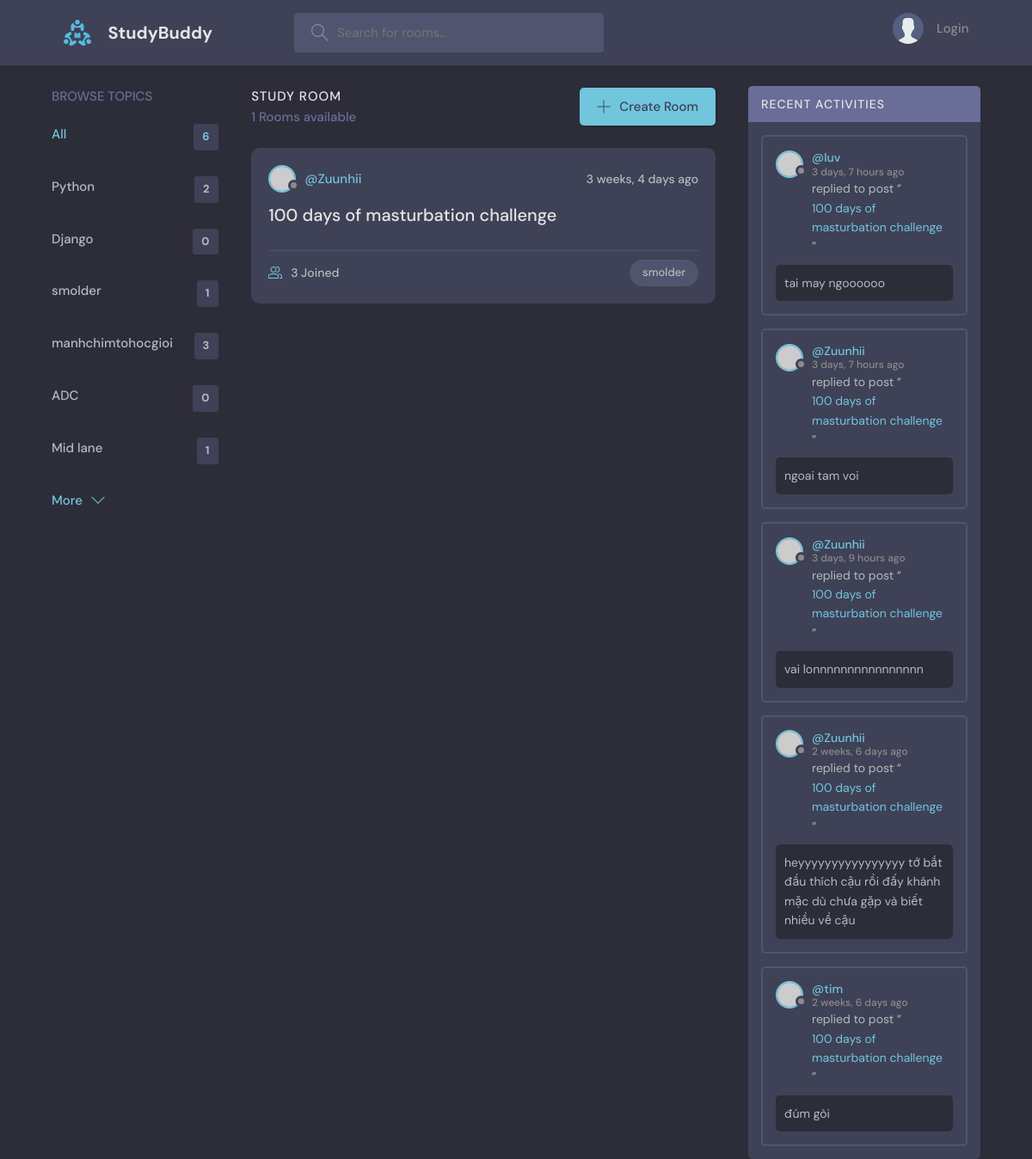
Page /?q=smolder on the committed database.
### base/models.py (models this page shows, shortened)
class Topic(models.Model):
    name =models.CharField(max_length=200)

class Room(models.Model):
    host = models.ForeignKey(User, on_delete=models.SET_NULL,null=True)
    topic = models.ForeignKey(Topic, on_delete=models.SET_NULL,null=True)
    name = models.CharField(max_length=200)
    description = models.TextField(null=True,blank = True)
    participants = models.ManyToManyField(User, related_name='paticipants',blank=True)
    updated = models.DateTimeField(auto_now=True)
    created = models.DateTimeField(auto_now_add=True)
    class Meta:
        ordering = ['-updated','-created']
    def __str__(self):
        return self.name

class Message(models.Model):
    user = models.ForeignKey(User, on_delete=models.CASCADE)
    room = models.ForeignKey(Room, on_delete=models.CASCADE)
    body = models.TextField()
    updated = models.DateTimeField(auto_now=True)
    created = models.DateTimeField(auto_now_add=True)
    class Meta:
        ordering = ['-updated','-created']

### base/views.py (the view)
# urls.py: path('',views.home,name="home"),
def home(request):
    q = request.GET.get('q') if request.GET.get('q') != None else ''
    rooms = Room.objects.filter(Q(topic__name__icontains=q) |
                                Q(name__icontains=q) |
                                Q(description__icontains=q))
    topics = Topic.objects.all()
    room_count = rooms.count()
    room_messages = Message.objects.filter(Q(room__topic__name__icontains=q))
    context ={'rooms':rooms, 'room_count':room_count, 'room_messages' :  room_messages, 'topics': topics }
    return render(request,'base/Home.html',context)

### base/templates/base/home.html (shortened to what this page needs)
{% extends 'main.html' %}
{% block content %}
    <main class="layout layout--3">
      <div class="container">
         {% include 'base/topics_component.html' %}
        <div class="roomList">
          <div class="roomList__header">
            <div>
              <h2>Study Room</h2>
              <p>{{room_count}} Rooms available</p>
            </div>
            <a class="btn btn--main" href="{% url 'create-room' %}">
              <svg version="1.1" xmlns="http://www.w3.org/2000/svg" width="32" height="32" viewBox="0 0 32 32">
                <title>add</title>
                <path
                  d="M16.943 0.943h-1.885v14.115h-14.115v1.885h14.115v14.115h1.885v-14.115h14.115v-1.885h-14.115v-14.115z"
                ></path>
              </svg>
              Create Room
            </a>
          </div>
          {% include 'base/feed_component.html' %}
        </div>
        {% include 'base/activity_component.html' %}
      </div>
    </main>
{% endblock %}

### base/templates/base/topics_component.html
<div class="topics">
          <div class="topics__header">
            <h2>Browse Topics</h2>
          </div>
          <ul class="topics__list">
            <li>
              <a href="{% url 'home' %}" class="active">All <span>{{topics.count}}</span></a>
            </li>
              {%for topic in topics %}
            <li>
              <a href="{% url 'home' %}?q={{topic.name}}">{{topic.name}}<span>{{topic.room_set.all.count}}</span></a>
            </li>
              {% endfor %}
          </ul>
          <a class="btn btn--link" href="topics.html">
            More
            <svg version="1.1" xmlns="http://www.w3.org/2000/svg" width="32" height="32" viewBox="0 0 32 32">
              <title>chevron-down</title>
              <path d="M16 21l-13-13h-3l16 16 16-16h-3l-13 13z"></path>
            </svg>
          </a>
        </div>

### base/templates/base/feed_component.html (shortened to what this page needs)
{% for room in rooms %}
<div class="roomListRoom">
            <div class="roomListRoom__header">
              <a href="{% url 'user-profile' room.host.id %}" class="roomListRoom__author">
                <div class="avatar avatar--small">
                  <img src="https://randomuser.me/api/portraits/women/11.jpg" />
                </div>
                <span>@{{room.host.username}}</span>
              </a>
              <div class="roomListRoom__actions">
                <span>{{room.created|timesince}} ago</span>
              </div>
            </div>
            <div class="roomListRoom__content">
              <a href="{% url 'room' room.id %}">{{room.name}}</a>
            </div>
            <div class="roomListRoom__meta">
              <a href="{% url 'room' room.id %}" class="roomListRoom__joined">
                {{room.participants.all.count}} Joined
              </a>
              <p class="roomListRoom__topic">{{room.topic.name}}</p>
            </div>
          </div>
{% endfor %}

### base/templates/base/activity_component.html (shortened to what this page needs)
<div class="activities">
          <div class="activities__header">
            <h2>Recent Activities</h2>
          </div>
    {% for message in room_messages %}
          <div class="activities__box">
            <div class="activities__boxHeader roomListRoom__header">
              <a href="{% url 'user-profile' message.user.id %}" class="roomListRoom__author">
                <div class="avatar avatar--small">
                  <img src="https://randomuser.me/api/portraits/women/11.jpg" />
                </div>
                <p>
                  @{{message.user}}
                  <span>{{message.created|timesince}} ago</span>
                </p>
              </a>
            </div>
            <div class="activities__boxContent">
              <p>replied to post “<a href="{% url 'room' message.room.id %}">{{message.room}}</a>”</p>
              <div class="activities__boxRoomContent">
                {{message.body}}
              </div>
            </div>
          </div>
    {% endfor %}
        </div>

### rows in the picture
Topic: name "Python", room_set.all.count "2"
Topic: name "Django", room_set.all.count "0"
Topic: name "smolder", room_set.all.count "1"
Topic: name "manhchimtohocgioi", room_set.all.count "3"
Topic: name "ADC", room_set.all.count "0"
Topic: name "Mid lane", room_set.all.count "1"
Room: host.username "Zuunhii", created "3 weeks, 4 days", name "100 days of masturbation challenge", participants.all.count "3", topic.name "smolder"
Message: user "luv", created "3 days, 7 hours", room "100 days of masturbation challenge", body "tai may ngoooooo"
Message: user "Zuunhii", created "3 days, 7 hours", room "100 days of masturbation challenge", body "ngoai tam voi"
Message: user "Zuunhii", created "3 days, 9 hours", room "100 days of masturbation challenge", body "vai lonnnnnnnnnnnnnnnn"
Message: user "Zuunhii", created "2 weeks, 6 days", room "100 days of masturbation challenge", body "heyyyyyyyyyyyyyyyy tớ bắt đầu thích cậu rồi đấy khánh mặc dù chưa gặp và biết nhiều về cậu"
Message: user "tim", created "2 weeks, 6 days", room "100 days of masturbation challenge", body "đúm gòi"

### other values in the picture
{{ topics.count }} "6"
{{ room_count }} "1"
